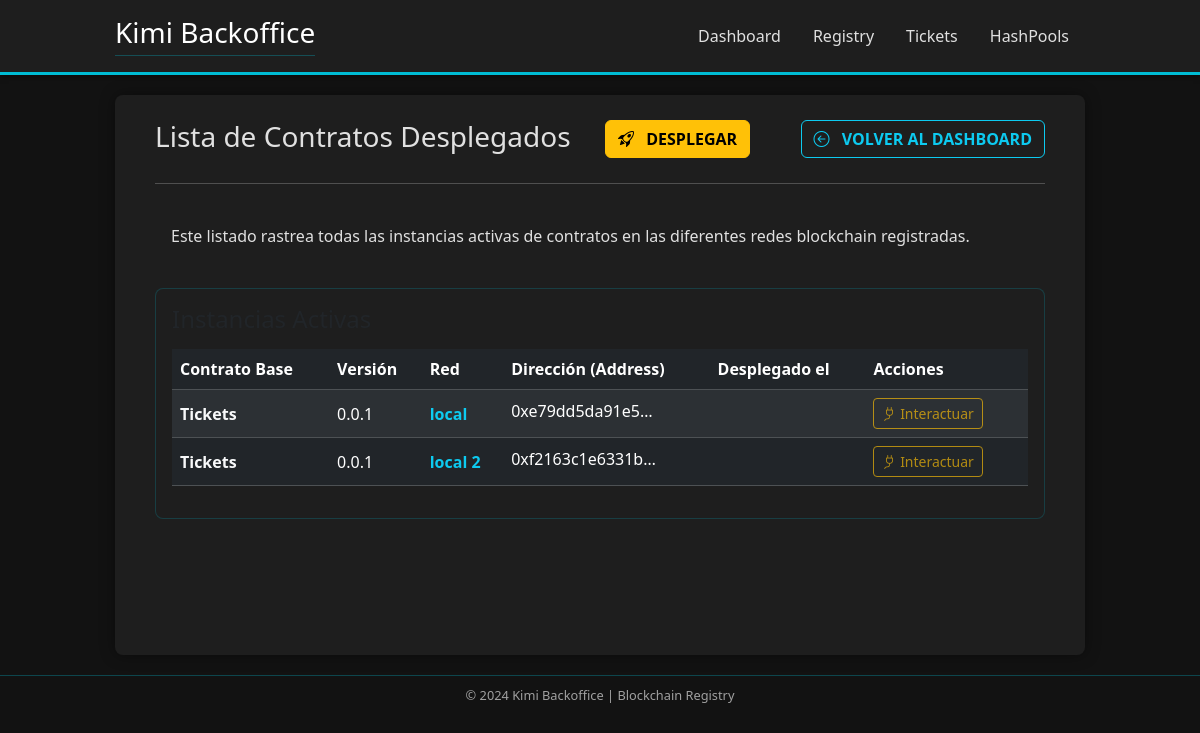
Page /contractRegistry/deployed/list/ on the earlier database version.
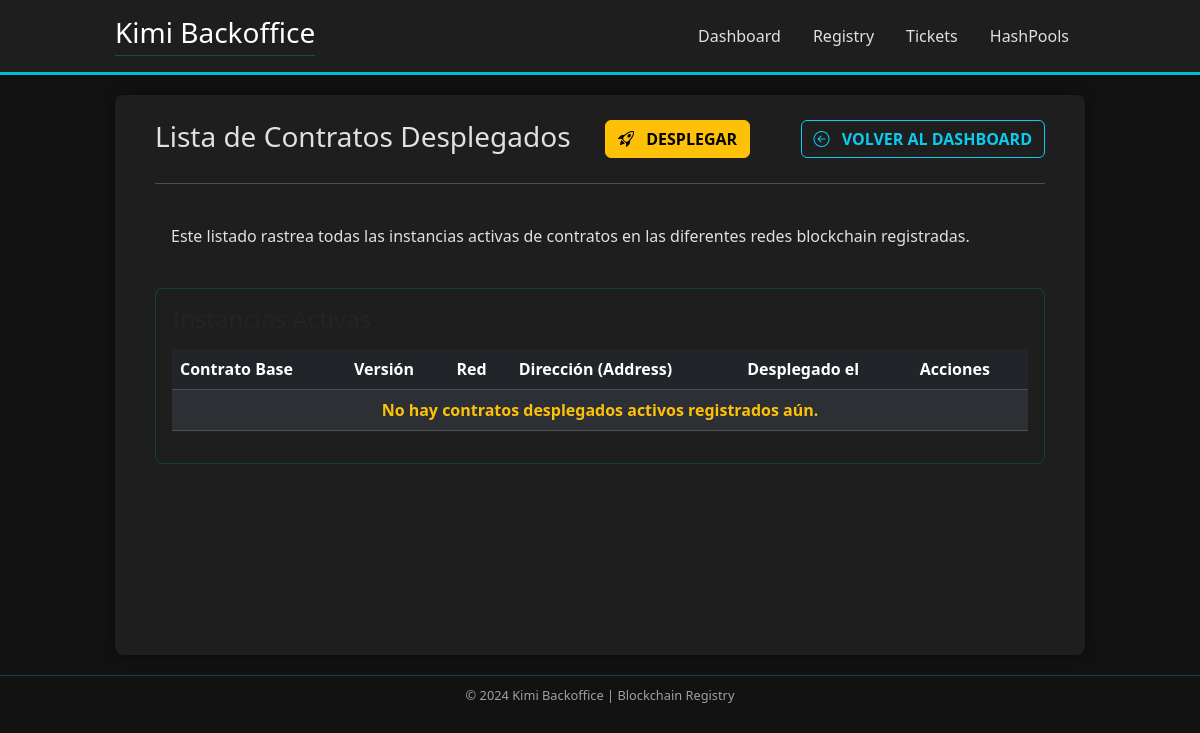
Same page on the later database version.
### contractRegistry/models.py (models this page shows, shortened)
class DeployedContract(models.Model):
    contract_version = models.ForeignKey(ContractVersion, on_delete=models.PROTECT, related_name='deployments')
    network = models.ForeignKey(Network, on_delete=models.PROTECT, related_name='deployed_contracts')
    is_current = models.BooleanField(default=False)
    deployerAddress = models.ForeignKey(DeployerAddress, on_delete=models.PROTECT)
    base_contract = models.ForeignKey(BaseContract, on_delete=models.CASCADE, related_name='deployed_instances', editable=False, db_index=False)
    created_at = models.DateTimeField(auto_now_add=True)
    updated_at = models.DateTimeField(auto_now=True)
    status = models.CharField(
        max_length=15,
        choices=DeploymentStatus.choices,
        default=DeploymentStatus.PENDING_SIGNATURE
    )
    transaction_hash = models.CharField(
        max_length=66,
        null=True,
        blank=True,
        unique=True
    )
    raw_tx_data = models.JSONField(
        null=True,
        blank=True,
        help_text="Datos de la transacción sin firmar, generados por web3.py."
    )
    address = models.CharField(max_length=42, null=True, blank=True)
    gas_used = models.BigIntegerField(null=True, blank=True)
    class Meta:
        constraints = [
            UniqueConstraint(
                fields=['address', 'network'],
                name='unique_address_per_network'
            ),
            UniqueConstraint(
                fields=['network', 'base_contract'],
                condition=Q(is_current=True),
                name='unique_deployment_per_base_contract_per_network'
            )
        ]

class ContractVersion(models.Model):
    base_contract = models.ForeignKey(BaseContract, on_delete=models.CASCADE, related_name='versions')
    version = models.CharField(max_length=50)
    bytecode = models.TextField()
    abi = models.JSONField()
    constructor_args_info = models.JSONField(
        default=list,
        help_text="Lista de nombres y tipos de argumentos del constructor para validación."
    )
    created_at = models.DateTimeField(auto_now_add=True)
    class Meta:
        constraints = [
            UniqueConstraint(
                fields=['base_contract', 'version'],
                name='unique_version_per_base_contract'
            )
        ]

class BaseContract(models.Model):
    name = models.CharField(max_length=100, unique=True)
    descripcion = models.TextField(blank=True, help_text="Descripción opcional del contrato base.")
    created_at = models.DateTimeField(auto_now_add=True)

class Network(models.Model):
    name = models.CharField(max_length=100, unique=True)
    rpc_url = models.URLField()
    chain_id = models.PositiveIntegerField(unique=True)

### contractRegistry/views.py (the view)
# urls.py: path('deployed/list/', views.deployedContractList, name='deployed_contract_list'),
def deployedContractList(request):
    deployed_contracts = DeployedContract.objects.all()
    context = {
        'deployed_contracts': deployed_contracts
    }
    return render(request, 'contractRegistry/deployed_contract_list.html', context)

### templates/contractRegistry/deployed_contract_list.html (shortened to what this page needs)
{% extends "base.html" %}
{% load static %}
{% block content %}
<div class="centered-container mx-auto dashboard-content">
    <div class="d-flex justify-content-between align-items-center mb-4 border-0">
      <h2 class="h3 text-accent mb-0" style="border-bottom: none !important;">Lista de Contratos Desplegados</h2>
      <a href="{% url 'contractRegistry:deploy_contract' %}" class="btn btn-warning fw-bold text-uppercase me-3"><i class="bi bi-rocket-takeoff me-2"></i> Desplegar</a>
      <a href="{% url 'contractRegistry:index' %}" class="btn btn-outline-info fw-bold text-uppercase"><i class="bi bi-arrow-left-circle me-2"></i> Volver al Dashboard</a>
    </div>
    <hr class="text-accent mt-0 mb-4" />
    <div class="mb-4 welcome-card p-3 d-flex justify-content-between align-items-start">
      <div style="text-align: justify;">
        <p class="mb-0 text-text-dim">
          Este listado rastrea todas las instancias activas de contratos en las diferentes redes blockchain registradas.
        </p>
      </div>
    </div>
    <div class="card status-card-table p-3">
        <h4 class="text-text-light mb-3">Instancias Activas</h4>
        <table class="table table-dark table-striped table-hover">
            <thead>
                <tr>
                    <th scope="col" class="text-accent">Contrato Base</th>
                    <th scope="col" class="text-accent">Versión</th>
                    <th scope="col" class="text-accent">Red</th>
                    <th scope="col" class="text-accent">Dirección (Address)</th>
                    <th scope="col" class="text-accent">Desplegado el</th>
                    <th scope="col" class="text-accent">Acciones</th>
                </tr>
            </thead>
            <tbody>
                {% for deployment in deployed_contracts %}
                    <tr class="text-text-dim align-middle">
                        <td class="fw-bold text-light">{{ deployment.contract_version.base_contract.name }}</td>
                        <td>{{ deployment.contract_version.version }}</td>
                        <td class="fw-bold text-info">{{ deployment.network.name }}</td>
                        <td>
                            <span class="d-inline-block text-truncate" style="max-width: 150px;">{{ deployment.address }}</span>
                        </td>
                        <td>{{ deployment.deployed_at|date:'Y-m-d' }}</td>
                        <td>
                            <button class="btn btn-sm btn-outline-warning me-2" disabled>
                                <i class="bi bi-plug"></i> Interactuar
                            </button>
                        </td>
                    </tr>
                {% empty %}
                    <tr class="text-center">
                        <td colspan="6" class="text-warning fw-bold">No hay contratos desplegados activos registrados aún.</td>
                    </tr>
                {% endfor %}
            </tbody>
        </table>
    </div>
</div>
{% endblock %}

Differences in the rows shown:
removed DeployedContract: contract_version.base_contract.name "Tickets", contract_version.version "0.0.1", network.name "local", address "0xe79dd5da91e5…"
removed DeployedContract: contract_version.base_contract.name "Tickets", contract_version.version "0.0.1", network.name "local 2", address "0xf2163c1e6331b…"
Other differences:
text now shown: "No hay contratos desplegados activos registrados aún."
